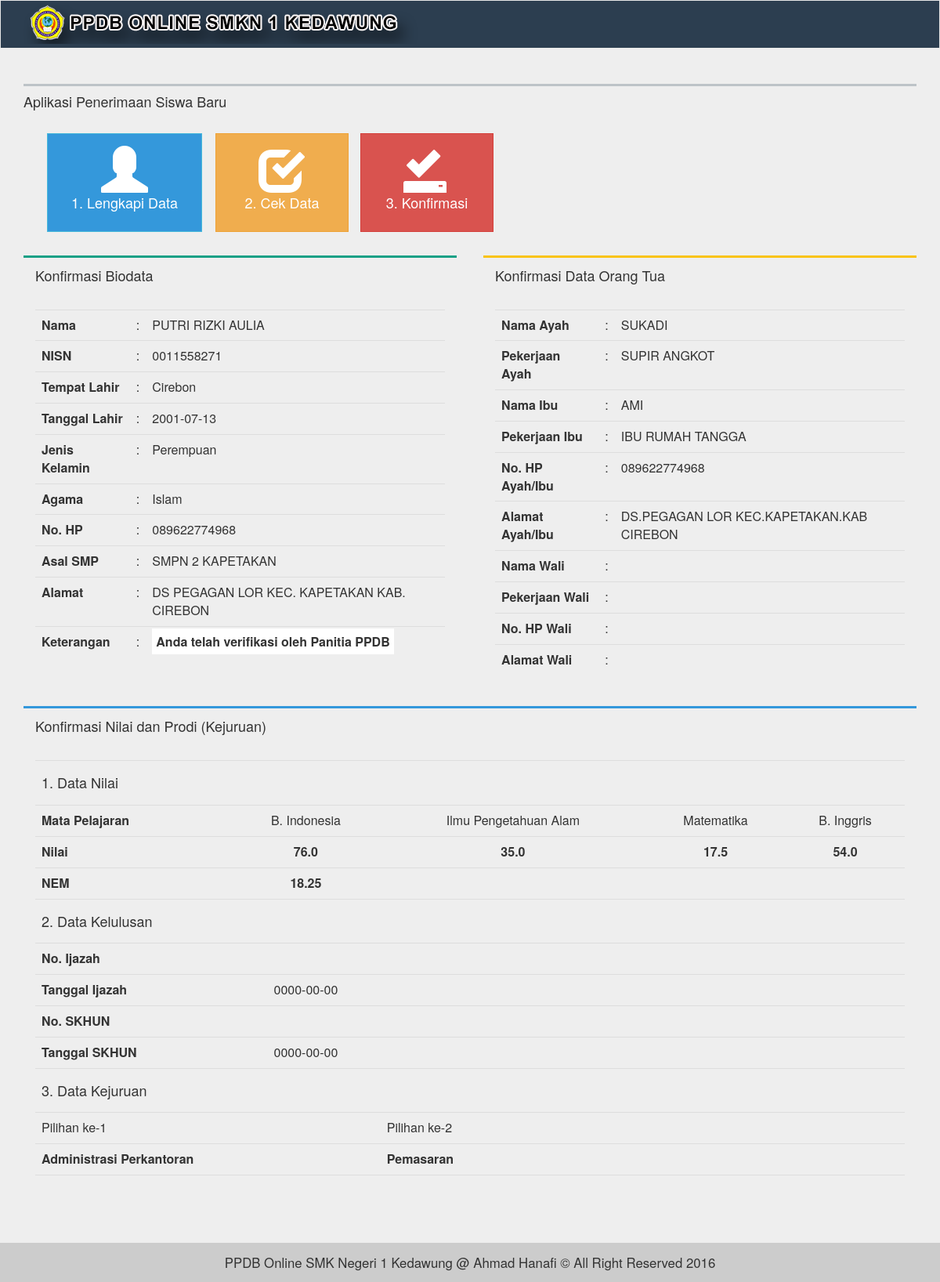
The page /siswa/konfirmasi (signed in) on the database its author committed.
### tables this page shows
CREATE TABLE IF NOT EXISTS `tb_biodata` (
`id` int(11) NOT NULL,
  `id_user` int(10) NOT NULL,
  `name` varchar(255) NOT NULL,
  `nisn` varchar(15) NOT NULL,
  `tmp_lahir` varchar(50) NOT NULL,
  `tgl_lahir` date NOT NULL,
  `jk` enum('Laki-Laki','Perempuan') NOT NULL,
  `agama` varchar(20) NOT NULL,
  `no_hp` varchar(20) NOT NULL,
  `alamat` text NOT NULL,
  `asal_smp` varchar(50) NOT NULL,
  `no_peserta` varchar(20) DEFAULT NULL,
  `verifikasi` tinyint(1) NOT NULL,
  `konfirmasi` tinyint(1) NOT NULL
);

CREATE TABLE IF NOT EXISTS `tb_orangtua` (
`id` int(11) NOT NULL,
  `id_user` int(20) NOT NULL,
  `nama_ayah` varchar(100) NOT NULL,
  `pkrjn_ayah` varchar(100) NOT NULL,
  `nama_ibu` varchar(100) NOT NULL,
  `pkrjn_ibu` varchar(100) NOT NULL,
  `no_hp_ortu` varchar(20) NOT NULL,
  `alamat_ortu` text NOT NULL,
  `nama_wali` varchar(100) NOT NULL,
  `pkrjn_wali` varchar(100) NOT NULL,
  `no_hp_wali` int(20) NOT NULL,
  `alamat_wali` text NOT NULL
);

CREATE TABLE IF NOT EXISTS `tb_nilai` (
`id` int(11) NOT NULL,
  `id_user` int(10) NOT NULL,
  `bindo` varchar(10) NOT NULL,
  `ipa` varchar(10) NOT NULL,
  `mtk` varchar(10) NOT NULL,
  `binggris` varchar(10) NOT NULL,
  `nem` varchar(10) NOT NULL,
  `no_ijazah` varchar(20) NOT NULL,
  `tgl_ijazah` date NOT NULL,
  `no_skhun` varchar(20) NOT NULL,
  `tgl_skhun` date NOT NULL,
  `akademik` int(20) NOT NULL,
  `kejuruan` int(10) NOT NULL,
  `psikotes` int(10) NOT NULL,
  `benar_seluruh_soal` int(11) NOT NULL,
  `total_seluruh_soal` int(11) NOT NULL,
  `pilihan_1` varchar(50) NOT NULL,
  `pilihan_2` varchar(50) NOT NULL
);

### siswa/inc/konfirmasi.php (the view, shortened to what this page needs)
<?php
	include_once '../function/main.php';
	$id_user = @$_SESSION['student']['id_user'];
	$sql_biodata = "SELECT tb_users .name, tb_biodata .* FROM tb_users JOIN tb_biodata ON tb_users .id = tb_biodata  .id_user WHERE tb_users .id = '$id_user'";
	$exec_bio = mysqli_query($link, $sql_biodata);
	$sql_ortu = "SELECT * FROM tb_orangtua WHERE id_user = '$id_user'";
	$exec_ortu = mysqli_query($link, $sql_ortu);
	$sql_nilai = "SELECT * FROM tb_nilai WHERE id_user = '$id_user'";
	$exec_nilai = mysqli_query($link, $sql_nilai);
?>
<div class="verif">
	<div class="col-md-6 konf_bio">
		<span class="judul">Konfirmasi Biodata</span>
		<br><p></p><br>
		<table class="table">
		<?php $x = mysqli_fetch_assoc($exec_bio); ?>
			<tr>
				<th>Nama</th>
				<td>:</td>
				<td><?= $x['name']; ?></td>
			</tr>
			<tr>
				<th>NISN</th>
				<td>:</td>
				<td><?= $x['nisn'] ?></td>
			</tr>
			<tr>
				<th>Tempat Lahir</th>
				<td>:</td>
				<td><?= $x['tmp_lahir'] ?></td>
			</tr>
			<tr>
				<th>Tanggal Lahir</th>
				<td>:</td>
				<td><?= $x['tgl_lahir'] ?></td>
			</tr>
			<tr>
				<th>Jenis Kelamin</th>
				<td>:</td>
				<td><?= $x['jk'] ?></td>
			</tr>
			<tr>
				<th>Agama</th>
				<td>:</td>
				<td><?= $x['agama'] ?></td>
			</tr>
			<tr>
				<th>No. HP</th>
				<td>:</td>
				<td><?= $x['no_hp'] ?></td>
			</tr>
			<tr>
				<th>Asal SMP</th>
				<td>:</td>
				<td><?= $x['asal_smp'] ?></td>
			</tr>
			<tr>
				<th>Alamat</th>
				<td>:</td>
				<td><?= $x['alamat'] ?></td>
			</tr>
			<tr>
				<th>Keterangan</th>
				<td>:</td>
				<?php
				if ($x['verifikasi'] == 0) {
					$verifikasi = "<b style='background:red;padding:5px;color:white;'>Belum di verifikasi oleh Panitia PPDB</b>";
				} else {
					$verifikasi = "<b style='background:white;padding:5px;'>Anda telah verifikasi oleh Panitia PPDB</b>";
				}
				?>
				<td><?= $verifikasi; ?></td>
			</tr>
		</table>
	</div>
	<div class="col-md-6 konf_ortu">
		<span class="judul">Konfirmasi Data Orang Tua</span>
		<br><p></p><br>
		<table class="table">
		<?php $ortu = mysqli_fetch_assoc($exec_ortu); ?>
			<tr>
				<th>Nama Ayah</th>
				<td>:</td>
				<td><?= $ortu['nama_ayah']; ?></td>
			</tr>
			<tr>
				<th>Pekerjaan Ayah</th>
				<td>:</td>
				<td><?= $ortu['pkrjn_ayah']; ?></td>
			</tr>
			<tr>
				<th>Nama Ibu</th>
				<td>:</td>
				<td><?= $ortu['nama_ibu']; ?></td>
			</tr>
			<tr>
				<th>Pekerjaan Ibu</th>
				<td>:</td>
				<td><?= $ortu['pkrjn_ibu']; ?></td>
			</tr>
			<tr>
				<th>No. HP Ayah/Ibu</th>
				<td>:</td>
				<td><?= $ortu['no_hp_ortu']; ?></td>
			</tr>
			<tr>
				<th>Alamat Ayah/Ibu</th>
				<td>:</td>
				<td><?= $ortu['alamat_ortu']; ?></td>
			</tr>
			<tr>
				<th>Nama Wali</th>
				<td>:</td>
				<td><?= $ortu['nama_wali']; ?></td>
			</tr>
			<tr>
				<th>Pekerjaan Wali</th>
				<td>:</td>
				<td><?= $ortu['pkrjn_wali']; ?></td>
			</tr>
			<tr>
				<th>No. HP Wali</th>
				<td>:</td>
				<td><?php   ?></td>
			</tr>
			<tr>
				<th>Alamat Wali</th>
				<td>:</td>
				<td><?= $ortu['alamat_wali']; ?></td>
			</tr>
		</table>
	</div>
	<div class="col-md-12 konf_nilai">
		<span class="judul">Konfirmasi Nilai dan Prodi (Kejuruan)</span>
		<br><br><p></p>
		<table class="table">
			<tr>
				<th colspan="5"><h4>1. Data Nilai</h4></th>
			</tr>
			<tr class="center">
				<th>Mata Pelajaran</th>
				<td>B. Indonesia</td>
				<td>Ilmu Pengetahuan Alam</td>
				<td>Matematika</td>
				<td>B. Inggris</td>
			</tr>
			<tr class="nilai">
				<th style="text-align:left !important;">Nilai</th>
				<?php $n = mysqli_fetch_assoc($exec_nilai); ?>
				<th><?= $n['bindo']; ?></th>
				<th><?= $n['ipa']; ?></th>
				<th><?= $n['mtk']; ?></th>
				<th><?= $n['binggris']; ?></th>
			</tr>
			<tr>
				<th>NEM</th>
				<th class="center"><?= $n['nem']; ?></th>
				<td>&nbsp;</td>
				<td>&nbsp;</td>
				<td>&nbsp;</td>
			</tr>
			<tr>
				<th colspan="5"><h4>2. Data Kelulusan</h4></th>
			</tr>
			<tr>
				<th>No. Ijazah</th>
				<td class="center"><?= $n['no_ijazah']; ?></td>
				<td>&nbsp;</td>
				<td>&nbsp;</td>
				<td>&nbsp;</td>
			</tr>
			<tr>
				<th>Tanggal Ijazah</th>
				<td class="center"><?= $n['tgl_ijazah']; ?></td>
				<td>&nbsp;</td>
				<td>&nbsp;</td>
				<td>&nbsp;</td>
			</tr>
			<tr>
				<th>No. SKHUN</th>
				<td class="center"><?= $n['no_skhun']; ?></td>
				<td>&nbsp;</td>
				<td>&nbsp;</td>
				<td>&nbsp;</td>
			</tr>
			<tr>
				<th>Tanggal SKHUN</th>
				<td class="center"><?= $n['tgl_skhun']; ?></td>
				<td>&nbsp;</td>
				<td>&nbsp;</td>
				<td>&nbsp;</td>
			</tr>
			<tr>
				<th colspan="5"><h4>3. Data Kejuruan</h4></th>
			</tr>
			<tr>
				<td colspan="2">Pilihan ke-1</td>
				<td colspan="3">Pilihan ke-2</td>
			</tr>
			<tr>
				<th colspan="2"><?= $n['pilihan_1']; ?></th>
				<th colspan="3"><?= $n['pilihan_2']; ?></th>
			</tr>
			<tr>
				<td colspan="5">
				</td>
			</tr>
		</table>
	</div>
</div>

### assets/css/main.css (style rules this page uses)
* { margin: 0; padding: 0; text-decoration: none; list-style: none; border-radius: 0px !important; }
body { background: #eee; }
.center { text-align: center; }
.judul { font-size: 18px; }
.konf_bio { border-top: 3px solid #16a085; width: 48.5%; margin-top:30px; padding-top: 10px; min-height: 480px !important; }
.konf_ortu { border-top: 3px solid #F9C312; width: 48.5%; float: right; margin-top:30px; padding-top: 10px; min-height: 480px !important; }
.konf_nilai { margin-top: 20px; border-top: 3px solid #3498db; padding-top: 10px; }
.table { border: none !important; }
.nilai > th { text-align: center; }

### rows shown on the page
tb_biodata: name "PUTRI RIZKI AULIA", nisn "0011558271", tmp_lahir "Cirebon", tgl_lahir "2001-07-13", jk "Perempuan", agama "Islam", no_hp "089622774968", asal_smp "SMPN 2 KAPETAKAN", alamat "DS PEGAGAN LOR KEC. KAPETAKAN KAB. CIREBON"
tb_orangtua: nama_ayah "SUKADI", pkrjn_ayah "SUPIR ANGKOT", nama_ibu "AMI", pkrjn_ibu "IBU RUMAH TANGGA", no_hp_ortu "089622774968", alamat_ortu "DS.PEGAGAN LOR KEC.KAPETAKAN.KAB CIREBON"
tb_nilai: bindo "76.0", ipa "35.0", mtk "17.5", binggris "54.0", nem "18.25", tgl_ijazah "0000-00-00", tgl_skhun "0000-00-00", pilihan_1 "Administrasi Perkantoran", pilihan_2 "Pemasaran"
